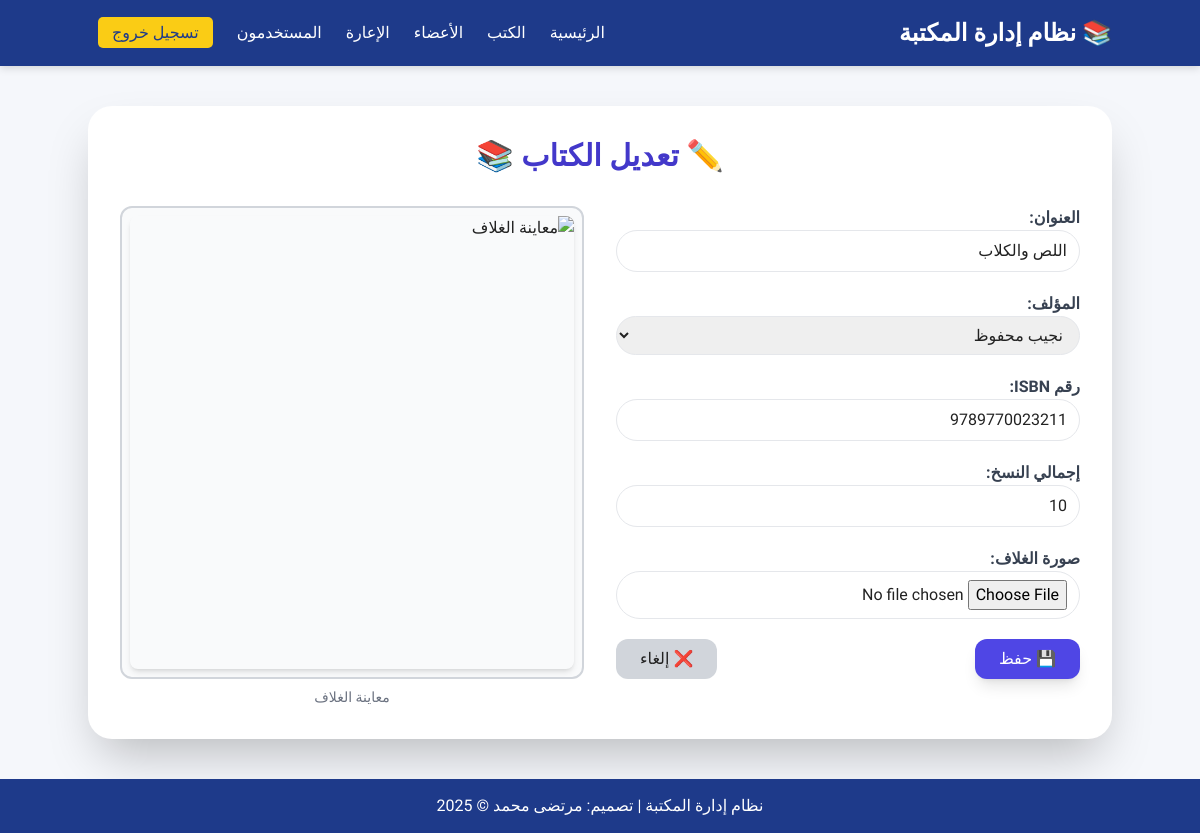
The page /books/update/2 (signed in) on the database as committed earlier.
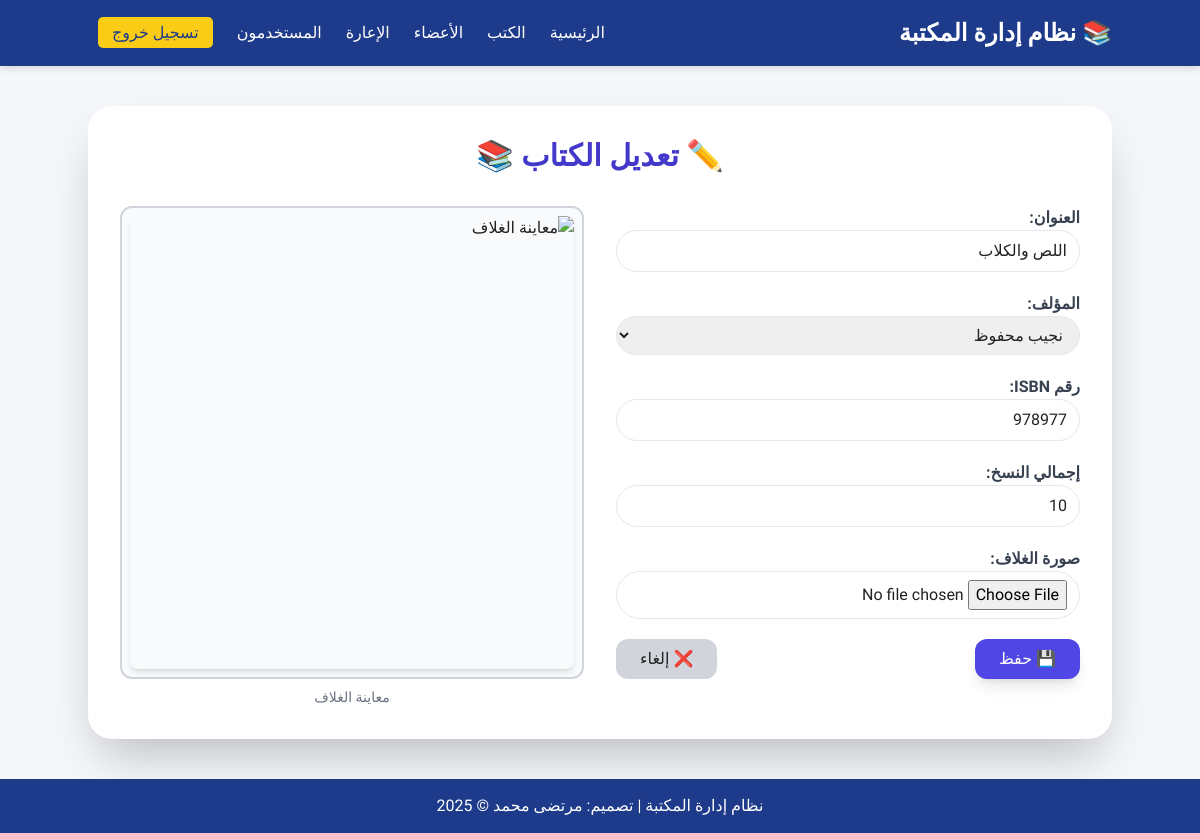
The same page on the database as committed later.
### books/models.py (models this page shows, shortened)
class Book(models.Model):
    title = models.CharField(max_length=100,blank=False,null=False)
    author = models.ForeignKey(Author, on_delete=models.CASCADE)
    total_copies = models.PositiveIntegerField(max_length=10)
    available_copies = models.IntegerField(blank=True, null=True)
    cover = models.ImageField(upload_to='books/cover',blank=True,null=True)
    isbn = models.CharField(max_length=11,blank=True,null=True)

### books/views.py (the view)
# urls.py: path('update/<int:pk>', login_required(BookUpdateView.as_view()), name='book_update'),
class BookUpdateView(UpdateView):
    template_name = 'add.html'
    context_object_name = 'book'
    model = Book
    form_class = BookForm
    success_url = reverse_lazy('books_list')

### books/forms.py (shortened to what this page needs)
class BookForm(ModelForm):
    class Meta:
        model = Book
        fields = ['title', 'author', 'isbn', 'total_copies','cover','available_copies']
        labels = {
            'title': 'العنوان',
            'author': 'المؤلف',
            'isbn': 'رقم ISBN',
            'total_copies': 'إجمالي النسخ',
            'available_copies': 'النسخ المتاحة',
            'cover': 'صورة الغلاف',
        }
        widgets = {
            'title': forms.TextInput(attrs={'class': 'border  px-3 rounded-3xl py-2 w-full'}),
            'author': forms.Select(attrs={'class': 'border  px-3 rounded-3xl py-2 w-full'}),
            'isbn': forms.TextInput(attrs={'class': 'border  px-3 rounded-3xl py-2 w-full'}),
            'total_copies': forms.NumberInput(attrs={'class': 'border  px-3 rounded-3xl py-2 w-full'}),
            'cover': forms.ClearableFileInput(attrs={'class': 'border  rounded-3xl px-3 py-2 w-full'})}

### authors/models.py (called while the page is built)
    def __str__(self):
        return self.name

### books/templates/add.html (shortened to what this page needs)
{% extends 'base.html' %}
{% block content %}
<div dir="rtl" class="max-w-5xl mx-auto mt-10 mb-10 p-8 bg-white rounded-3xl shadow-2xl">
  <h2 class="text-3xl font-extrabold mb-8 text-center text-indigo-700">
    {{ form.instance.pk|yesno:"✏️ تعديل الكتاب 📚,📚 إضافة كتاب جديد" }}
  </h2>
  <form method="post" enctype="multipart/form-data"
        class="grid grid-cols-1 md:grid-cols-4 gap-8 items-start">
    <div class="md:col-span-2 flex flex-col space-y-5" id="fieldsContainer">
      <div>
        <label class="text-gray-700 font-semibold mb-1">{{ form.title.label_tag }}</label>
        {{ form.title }}
      </div>
      <div>
        <label class="text-gray-700 font-semibold mb-1">{{ form.author.label_tag }}</label>
        {{ form.author }}
      </div>
      <div>
        <label class="text-gray-700 font-semibold mb-1">{{ form.isbn.label_tag }}</label>
        {{ form.isbn }}
      </div>
      <div>
        <label class="text-gray-700 font-semibold mb-1">{{ form.total_copies.label_tag }}</label>
        {{ form.total_copies }}
      </div>
      <div>
        <label class="text-gray-700 font-semibold mb-1">{{ form.cover.label_tag }}</label>
        {{ form.cover }}
      </div>
      <div class="flex justify-between mt-6">
        <button type="submit"
                class="flex items-center bg-indigo-600 hover:bg-indigo-700 text-white px-6 py-2 rounded-xl shadow-lg transition duration-200">
          💾 حفظ
        </button>
        <a href="{% url 'books_list' %}"
           class="flex items-center bg-gray-300 hover:bg-gray-400 px-6 py-2 rounded-xl transition duration-200">
          ❌ إلغاء
        </a>
      </div>
    </div>
    <div class="md:col-span-2 flex flex-col items-center justify-start">
      <div id="previewContainer"
           class="w-full border-2 border-gray-300 rounded-xl p-2 bg-gray-50 flex items-center justify-center overflow-hidden"
           style="height: 100%;">
        <img id="coverPreview"
             src="{% if form.instance.cover %}{{ form.instance.cover.url }}{% else %}https://cdn-icons-png.flaticon.com/512/29/29302.png{% endif %}"
             alt="معاينة الغلاف"
             class="w-full h-full object-contain rounded-lg shadow-md">
      </div>
      <p class="text-sm text-gray-500 mt-2">معاينة الغلاف</p>
    </div>
  </form>
</div>
{% endblock %}

Rows that differ between the two databases and show on the page:
changed Book "✏️ تعديل الكتاب 📚": isbn "9789770023211" → "978977"
